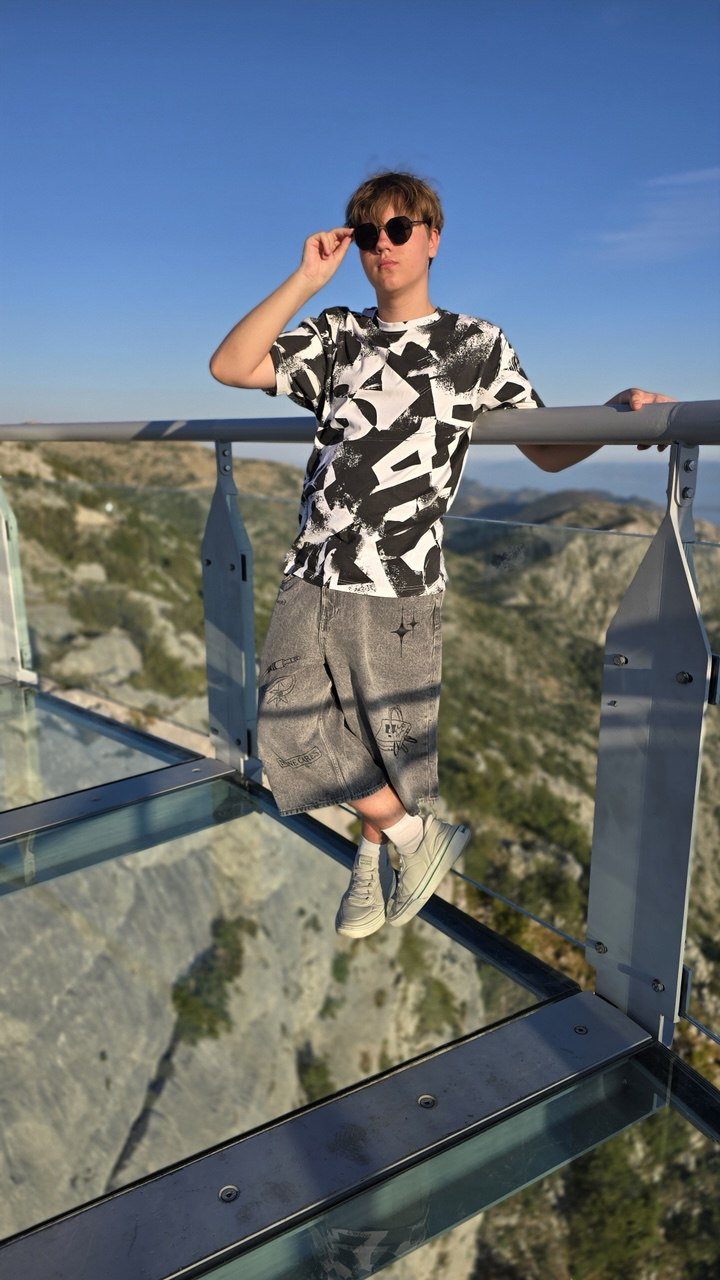
#> input picture images/photo_me.jpg, 720 x 1280 px
$ python HW_lesson3.py
#> lines starting #> are read from the running program, lines starting #| are printed output that depends on the picture
import cv2 as cv
import numpy as np

img = cv.imread('images/photo_me.jpg')
#> img is the input picture: shape (1280, 720, 3); mean B, G, R 119.1, 111.3, 101.5
print(img.shape)
#| (1280, 720, 3)
cv.rectangle(img, (330, 160), (450, 300), (255, 255, 255), 5)
cv.putText(img, 'Popenko Vyacheslav', (300,130), cv.FONT_HERSHEY_TRIPLEX, 0.5, (255, 255, 255), 1)
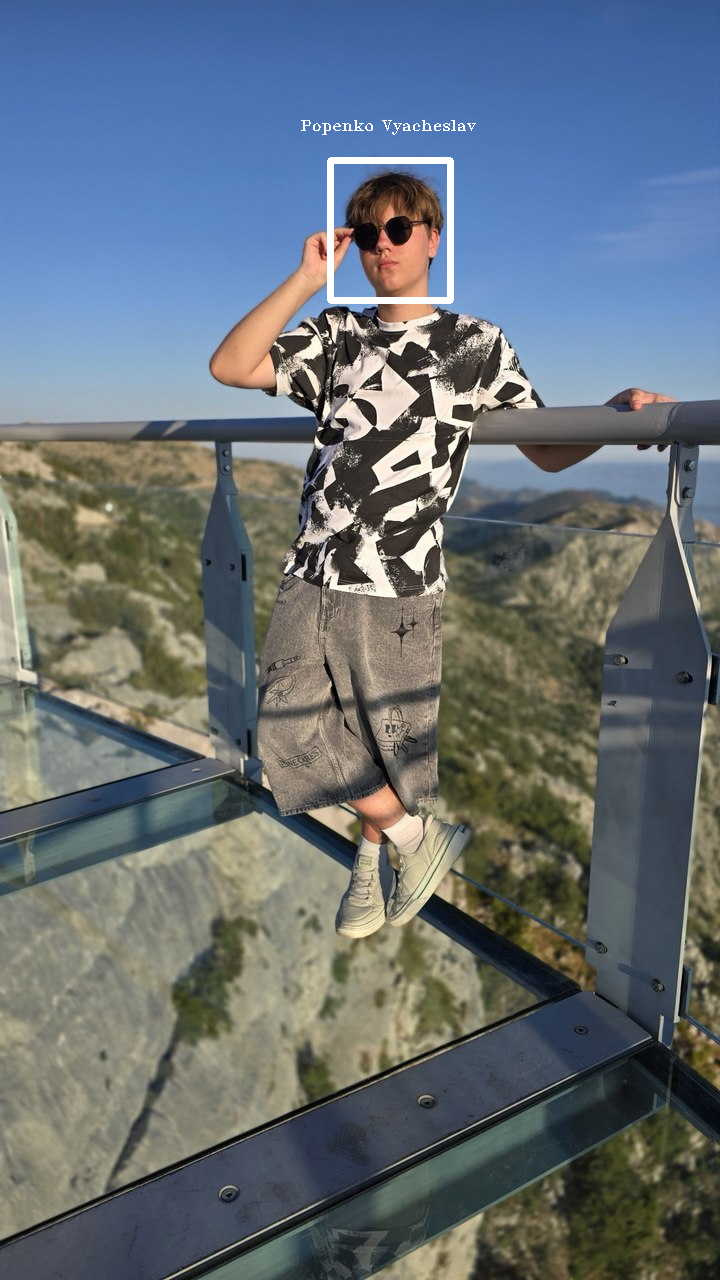
#> img: shape (1280, 720, 3); mean B, G, R 119.4, 111.8, 102.1


cv.imshow('image',img)
cv.waitKey(0)

cv.destroyAllWindows()
